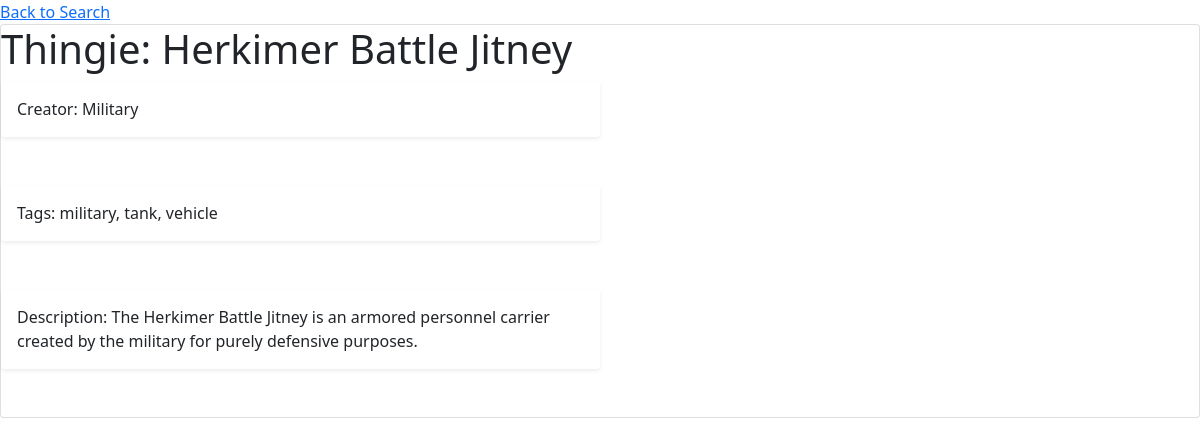
The page /thingie_view/2 on the database its author committed.
### taggyWaggy/models.py (models this page shows, shortened)
class Thingie(models.Model):
    name = models.CharField(blank=False, null=False, max_length=255)
    creator = models.CharField(blank=False, null=False, max_length=255)
    description = models.CharField(blank=False, null=False, max_length=255)
    tags = TagField()

### taggyWaggy/views.py (the view)
# urls.py: path('thingie_view/<int:thingie_id>', views.thingie_view, name='thingie_view'),
def thingie_view(request, thingie_id):
    try:
        thingie = Thingie.objects.get(pk=thingie_id)
    except Thingie.DoesNotExist:
        raise Http404("That rule does not exist")
    context = {
        'thingie': thingie,
    }
    return render(request, 'thingie_view.html', context=context)

### templates/thingie_view.html (shortened to what this page needs)
{% load static %}
{% block content %}
    <link href="https://cdn.jsdelivr.net/npm/bootstrap@5.0.2/dist/css/bootstrap.min.css" rel="stylesheet">
    <a href="{% url 'index' %}">Back to Search</a>
    <div class="card">
        <h1 class="mercantile-section-header-dark text-dark">Thingie: {{ thingie.name }}</h1>
        <div class="mercantile-table-block-light">
            <div class="col-lg-6 col-sm-6 shadow-sm p-3 mb-5 bg-body rounded">
                Creator: {{ thingie.creator }}
            </div>
            <div class="col-lg-6 col-sm-6 shadow-sm p-3 mb-5 bg-body rounded">
                Tags: {{ thingie.tags }}
            </div>
            <div class="col-lg-6 col-sm-6 shadow-sm p-3 mb-5 bg-body rounded">
                Description: {{ thingie.description }}
            </div>
        </div>
    </div>
{% endblock %}

### rows shown on the page
Thingie: name "Herkimer Battle Jitney", creator "Military", tags "military, tank, vehicle", description "The Herkimer Battle Jitney is an armored personnel carrier created by the military for purely defensive purposes."
